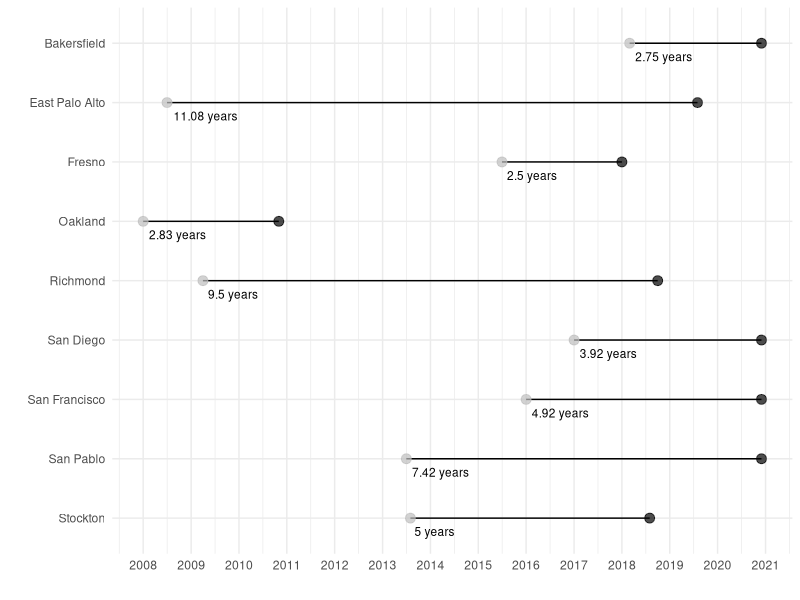

The R source for this figure:
library(tidyverse)
library(ggrepel)

segment <- read_csv("figures/segment_figure.csv")


segment <- segment %>% 
  mutate(across(c("start", "end"), ~mdy(.)))

segment_figure <- segment %>% 
  mutate(length = interval(start, end) / years(1) ,
         length = round(length, 2)) %>% 
  mutate(length = glue::glue("{length} years")) %>% 
  mutate(city = fct_reorder(city, desc(city))) %>% 
  ggplot() +
  geom_segment(aes(x = city, xend = city,
                   y = start, yend = end)) +
  geom_point( aes(x=city, y=start), color="grey", alpha = 0.7, size=3 ) +
  geom_point( aes(x=city, y=end), color="black",alpha = 0.7, size=3 ) +
  geom_text(aes(x = city, y =start, label = length), size = 3,
            vjust = 2, hjust = -.1) +
  scale_y_date(date_labels="%Y",date_breaks  ="1 year") +
  labs(x = "", y = "") +
  theme_minimal() +
  coord_flip()

## getting the average length
# segment %>% 
#   mutate(length = interval(start, end) / years(1) ,
#          length = round(length, 2)) %>% 
#   summarize(avg_length = mean(length))

ggsave(segment_figure, filename = "figures/segment_figure.jpeg", width = 7, height = 5)
